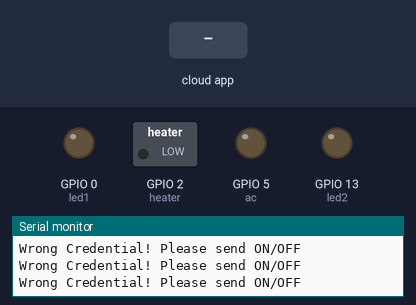
This sketch was run on a simulated ESP8266 (NodeMCU). On the bench: switched loads named in the sketch (green lamp = pin HIGH), output pins drawn as LEDs (lit = HIGH), the last lines printed to the serial monitor. Inputs (shaded band) come from the test bench. WiFi joins after 1.5 s; servers stay silent unless stated; the Firebase database answers and starts empty.

Above: at 2.7 s.
2.8 s: the phone or cloud app sets LED_STATUS to ON
At 3.9 s:
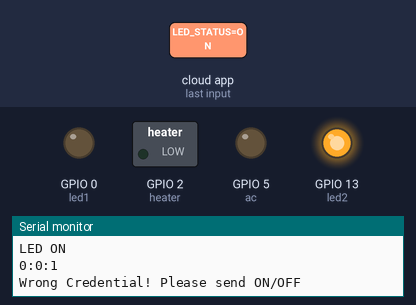
5.0 s: the phone or cloud app sets AC_STATUS to ON
At 7.0 s:
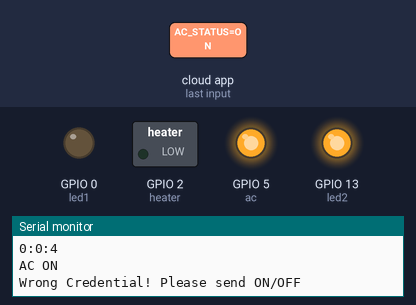
7.3 s: the phone or cloud app sets HEATER_STATUS to ON
At 9.1 s:
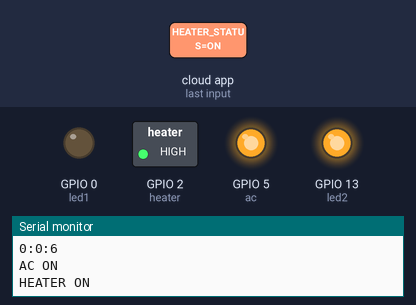
9.4 s: the phone or cloud app sets LED_STATUS to OFF
At 9.9 s:
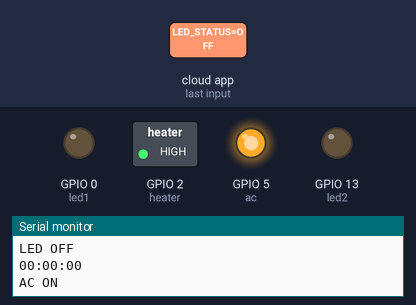
11.0 s: the phone or cloud app sets AC_STATUS to OFF
At 13.0 s:
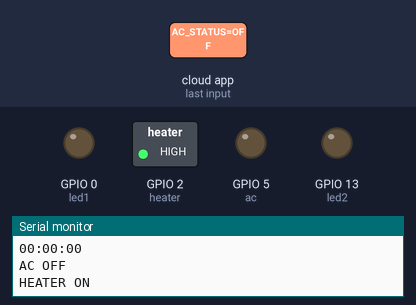
13.3 s: the phone or cloud app sets LED_STATUS to ON
At 14.3 s:
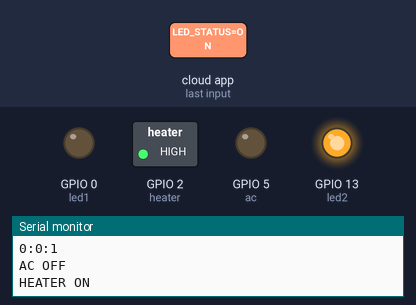
Timing chart, 0 to 16.0 s (numbered marks = the images above; inputs shaded):
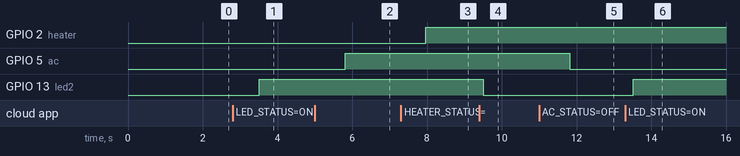

The sketch:

fan_light.ino
```cpp
#define FIREBASE_HOST "xxxxxxxxxxxxxxxxxxxxxxxxxxxxxxxxxxxxxx"
#define FIREBASE_AUTH "xxxxxxxxxxxxxxxxxxxxxxxxxxxxxxxxxxxxxxx"
#define WIFI_SSID "xxxx"
#define WIFI_PASSWORD "xxxxxx"

#include <ESP8266WiFi.h>
#include <FirebaseArduino.h>


int led1=0;   //D3-FAN
int led2=13;  //D7-LED
int ac=5;     //D1-AC
int heater=2; //D4-HEATER

int seconds=0;
int seconds2=0;

String timee;
String timee2;
void setup() {
  // put your setup code here, to run once:

    Serial.begin(9600);
    pinMode(led1,OUTPUT); //fan
    pinMode(led2,OUTPUT); //led
    pinMode(ac,OUTPUT); //ac
   pinMode(heater,OUTPUT); //heater

  // connect to wifi.

  WiFi.begin(WIFI_SSID, WIFI_PASSWORD);
  Serial.print("connecting");
  while (WiFi.status() != WL_CONNECTED) {
    Serial.print(".");
    delay(500);
  }
  Serial.println();
  Serial.print("connected: ");
  Serial.println(WiFi.localIP());

  Firebase.begin(FIREBASE_HOST, FIREBASE_AUTH);


}

void loop() {


if (Firebase.failed()) {                          //check for firebase error...
     Serial.print("FIREBASE FAILED....");
     Serial.println(Firebase.error());
     return;
     delay(1000);
}

//-----fan-----------------------------------

  String  fanStatus=Firebase.getString("FAN_STATUS:");
  if(fanStatus=="ON")
 {
      Serial.print("FAN ON\n");
      digitalWrite(led1,HIGH);

                seconds++;
                int hours=seconds/3600;
                int minutes=(seconds%3600)/60;
                int secs=seconds%60;
                timee=int(hours)+String(":")+String(minutes)+String(":")+String(secs);
                Serial.println(timee);
                Firebase.setString("FAN_TIME",timee);


  }
  else if(fanStatus=="OFF")
  {
    Serial.print("FAN OFF\n");
      digitalWrite(led1,LOW);
      seconds=0;
    String timee11=String("00:00:00");
      Serial.println(timee11);
      Firebase.setString("FAN_TIME",timee11);

  }else {
    Serial.println("Wrong Credential! Please send ON/OFF");
  }

//---------LED---------------------------------------
  String fireStatus=Firebase.getString("LED_STATUS");
 if (fireStatus=="ON") {
      Serial.print("LED ON\n");
      digitalWrite(led2,HIGH);

                seconds2++;
                int hours2=seconds2/3600;
                int minutes2=(seconds2%3600)/60;
                int secs2=seconds2%60;
                timee2=int(hours2)+String(":")+String(minutes2)+String(":")+String(secs2);
                Serial.println(timee2);
                Firebase.setString("LED_TIME",timee2);


  }
  else if(fireStatus=="OFF")
  {
    Serial.print("LED OFF\n");
      digitalWrite(led2,LOW);
      seconds2=0;
     String timee22=String("00:00:00");
      Serial.println(timee22);
      Firebase.setString("LED_TIME",timee22);

  }else {
    Serial.println("Wrong Credential! Please send ON/OFF");
  }

//--------------------SMART AC--------------------------------
 String acStatus=Firebase.getString("AC_STATUS");
 if (acStatus=="ON") {
      Serial.print("AC ON\n");
      digitalWrite(ac,HIGH);
 }else if(acStatus=="OFF")
 {
      Serial.print("AC OFF\n");
      digitalWrite(ac,LOW);

 }else {
    Serial.println("Wrong Credential! Please send ON/OFF");
  }
//-----------------------SMART HEATER------------------
 String heaterStatus=Firebase.getString("HEATER_STATUS");
 if (heaterStatus=="ON") {
      Serial.print("HEATER ON\n");
      digitalWrite(heater,HIGH);
 }else if(heaterStatus=="OFF")
 {
      Serial.print("HEATER OFF\n");
      digitalWrite(heater,LOW);

 }else {
    Serial.println("Wrong Credential! Please send ON/OFF");
  }
  delay(250);
}
```

Measured:
- after the input at 2.8 s, GPIO 13 (led2): LOW → HIGH after 0.71 s
- after the input at 5.0 s, GPIO 5 (ac): LOW → HIGH after 0.81 s
- after the input at 7.3 s, GPIO 2 (heater): LOW → HIGH after 0.66 s
- after the input at 9.4 s, GPIO 13 (led2): HIGH → LOW after 0.11 s
- after the input at 11.0 s, GPIO 5 (ac): HIGH → LOW after 0.81 s
- after the input at 13.3 s, GPIO 13 (led2): LOW → HIGH after 0.21 s
